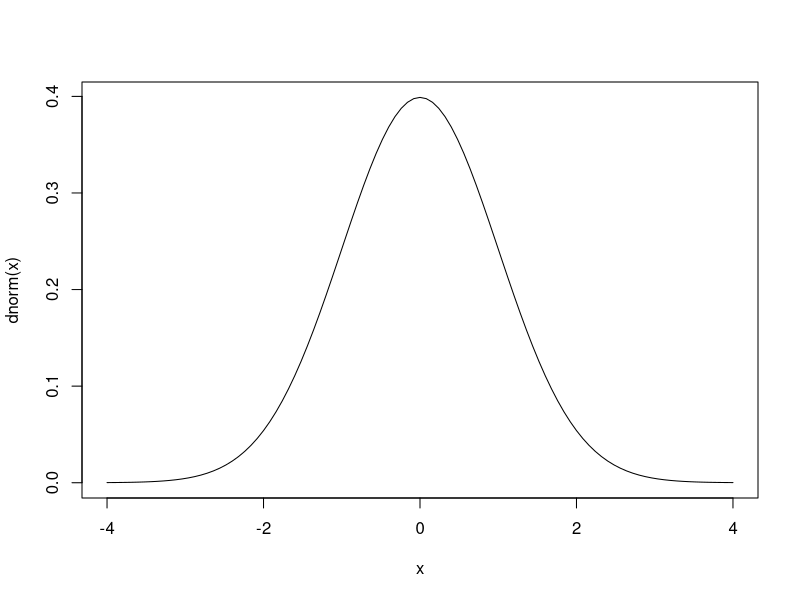
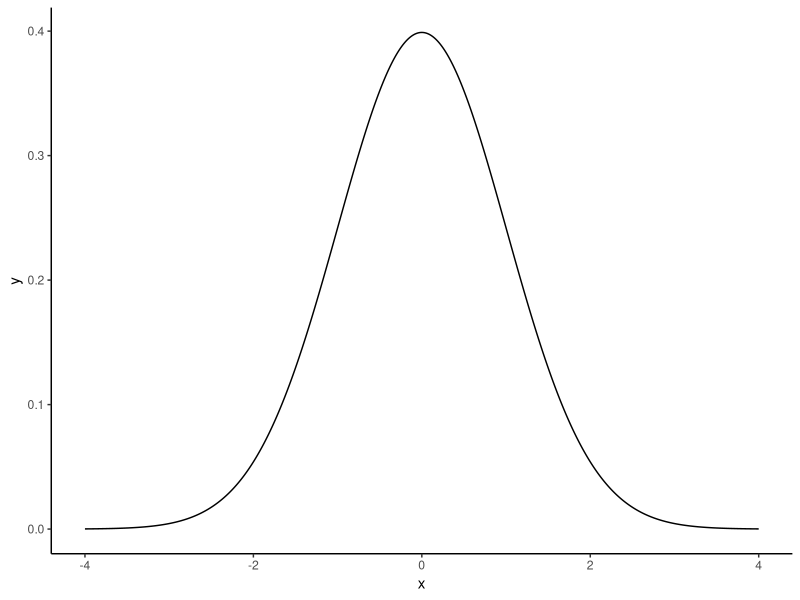
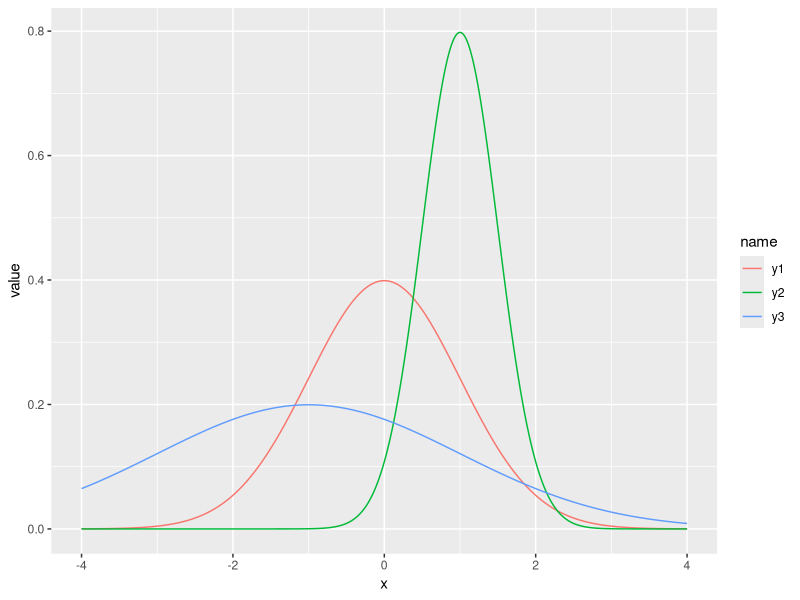
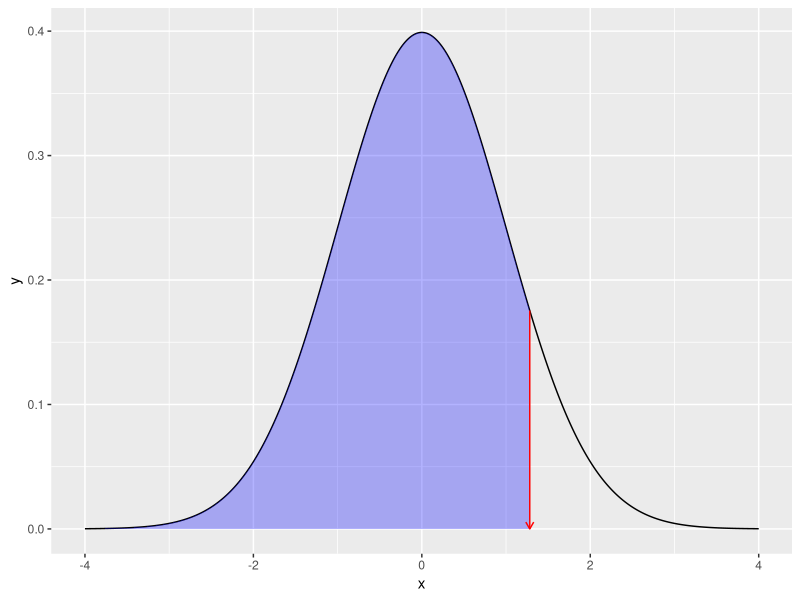
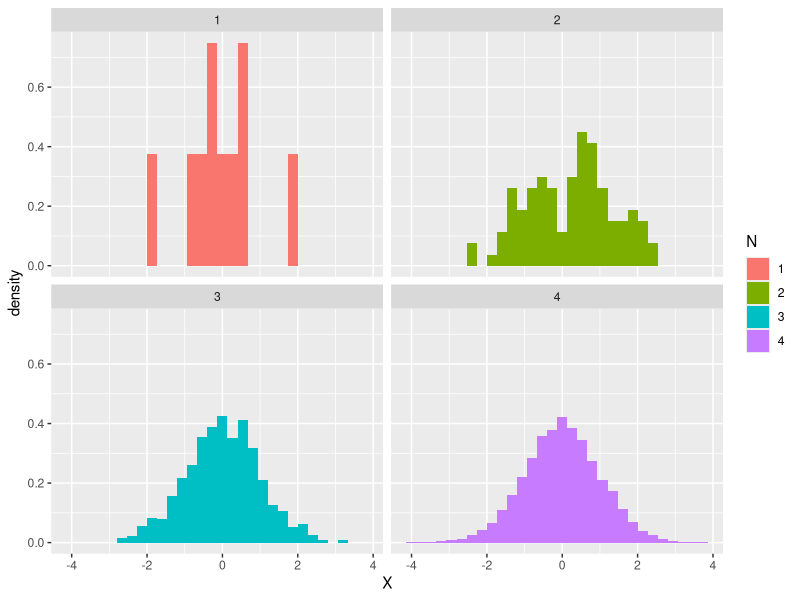
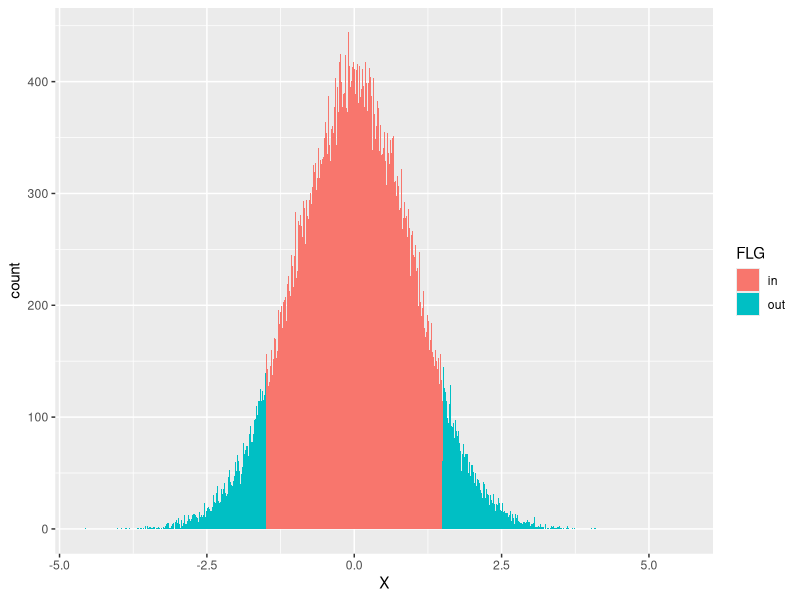
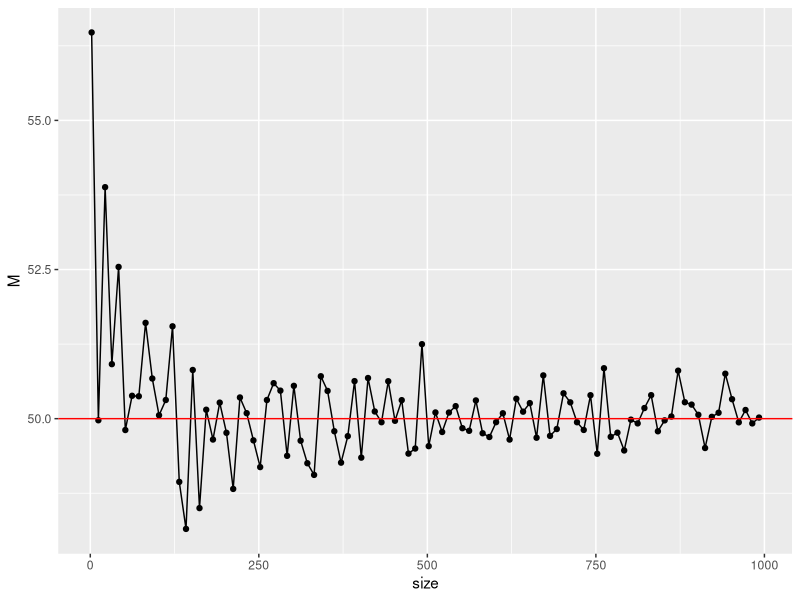

Recreate these plots in R, in order.
## ---- chunk 1
# 標準のプロット関数，curve
curve(dnorm(x), from = -4, to = 4)
## ---- chunk 2
#| dev: "ragg_png"
# ggplot2を使ってカッコよく
library(tidyverse)
data.frame(x = seq(-4, 4, by = 0.01)) %>%
  mutate(y = dnorm(x)) %>%
  ggplot(aes(x = x, y = y)) +
  geom_line() +
  theme_classic()
## ---- chunk 3
#| dev: "ragg_png"
data.frame(x = seq(-4, 4, by = 0.01)) %>%
  mutate(
    y1 = dnorm(x, mean = 0, sd = 1),
    y2 = dnorm(x, mean = 1, sd = 0.5),
    y3 = dnorm(x, mean = -1, sd = 2)
  ) %>%
  pivot_longer(-x) %>%
  ggplot(aes(x = x, y = value, color = name)) +
  geom_line()
## ---- chunk 4
# 累積分布関数
pnorm(1.96, mean = 0, sd = 1)
# 累積分布の逆関数
qnorm(0.975, mean = 0, sd = 1)
## ---- chunk 5
# 描画
prob <- 0.9
## 全体の正規分布カーブ
df1 <- data.frame(x = seq(from = -4, 4, by = 0.01)) %>%
  mutate(y = dnorm(x, mean = 0, sd = 1))
## qnorm(0.975)までのデータ
df2 <- data.frame(x = seq(from = -4, qnorm(prob), by = 0.01)) %>%
  mutate(y = dnorm(x, mean = 0, sd = 1))
## データセットの違いに注意
ggplot() +
  geom_line(data = df1, aes(x = x, y = y)) +
  geom_ribbon(data = df2, aes(x = x, y = y, ymin = 0, ymax = y), fill = "blue", alpha = 0.3) +
  ## 以下装飾
  geom_segment(
    aes(x = qnorm(prob), y = dnorm(qnorm(prob)), xend = qnorm(prob), yend = 0),
    arrow = arrow(length = unit(0.2, "cm")), color = "red"
  )
## ---- chunk 6
rnorm(n = 10, mean = 50, sd = 10)
## ---- chunk 7
rnorm(n = 10, mean = 50, sd = 10)
## ---- chunk 8
# seedを指定
set.seed(12345)
rnorm(n = 3)
# 同じseedを再設定
set.seed(12345)
rnorm(n = 3)
## ---- chunk 9
rN10 <- rnorm(10)
rN100 <- rnorm(100)
rN1000 <- rnorm(1000)
rN10000 <- rnorm(10000)

data.frame(
  N = c(
    rep(1, 10), rep(2, 100),
    rep(3, 1000), rep(4, 10000)
  ),
  X = c(rN10, rN100, rN1000, rN10000)
) %>%
  mutate(N = as.factor(N)) %>%
  ggplot(aes(x = X, fill = N)) +
  # 縦軸を相対頻度に
  geom_histogram(aes(y = ..density..)) +
  facet_wrap(~N)
## ---- chunk 10
pnorm(+1.5, mean = 0, sd = 1) - pnorm(-1.5, mean = 0, sd = 1)
## ---- chunk 11
x <- rnorm(100000, mean = 0, sd = 1)
df <- data.frame(X = x) %>%
  # 該当する範囲かどうかを判定する変数を作る
  mutate(FLG = ifelse(X > -1.5 & X < 1.5, 1, 2)) %>%
  mutate(FLG = factor(FLG, labels = c("in", "out")))
## 計算
df %>%
  group_by(FLG) %>%
  summarise(n = n()) %>%
  mutate(prob = n / 100000)
## ---- chunk 12
## 可視化
df %>%
  ggplot(aes(x = X, fill = FLG)) +
  geom_histogram(binwidth = 0.01)
## ---- chunk 13
pnorm(110, mean = 65, sd = 10) - pnorm(90, mean = 65, sd = 10)
## ---- chunk 14
1 - pnorm(7, mean = 10, sd = 10)
## ---- chunk 15
set.seed(12345)
# 100人分の身長データをつくる。小数点以下2桁を丸めた
Po <- rnorm(100, mean = 150, sd = 10) %>% round(2)
print(Po)
## ---- chunk 16
M <- mean(Po)
V <- mean((Po - M)^2)
# 母平均
print(M)
# 母分散
print(V)
## ---- chunk 17
s1 <- sample(Po, size = 10)
s1
## ---- chunk 18
m1 <- mean(s1)
v1 <- mean((s1 - mean(s1))^2)
# 標本平均
print(m1)
# 標本分散
print(v1)
## ---- chunk 19
s2 <- sample(Po, size = 10)
s2
m2 <- mean(s2)
v2 <- mean((s2 - mean(s2))^2)
# 標本平均その2
print(m2)
## ---- chunk 20
set.seed(12345)
sample_size <- seq(from = 2, to = 1000, by = 10)
# 平均値を格納するオブジェクトを初期化
sample_mean <- rep(0, length(sample_size))
# 反復
for (i in 1:length(sample_size)) {
  sample_mean[i] <- rnorm(sample_size[i], mean = 50, sd = 10) %>%
    mean()
}

# 可視化
data.frame(size = sample_size, M = sample_mean) %>%
  ggplot(aes(x = size, y = M)) +
  geom_point() +
  geom_line() +
  geom_hline(yintercept = 50, color = "red")
## ---- chunk 21
iter <- 5000
vars <- rep(0, iter)
unbiased_vars <- rep(0, iter)

## 乱数の生成と計算
set.seed(12345)
for (i in 1:iter) {
  sample <- rnorm(n = 20, mean = 50, sd = 10)
  vars[i] <- mean((sample - mean(sample))^2)
  unbiased_vars[i] <- var(sample)
}

## 期待値
mean(vars)
mean(unbiased_vars)
## ---- chunk 22
iter <- 10000
n <- 10
mu <- 50
SD <- 10

# 平均値を格納しておくオブジェクト
m <- rep(0, iter)

set.seed(12345)
for (i in 1:iter) {
  # サンプリングし，標本統計量を保存
  sample <- rnorm(n, mean = mu, sd = SD)
  m[i] <- mean(sample)
}

result.df <- data.frame(m = m) %>%
  # 推定が一致するとTRUE,外れるとFALSEになる変数を作る
  mutate(
    point_estimation = ifelse(m == mu, TRUE, FALSE),
    interval_estimation = ifelse(m - 5 <= mu & mu <= m + 5, TRUE, FALSE)
  ) %>%
  summarise(
    n1 = sum(point_estimation),
    n2 = sum(interval_estimation),
    prob1 = mean(point_estimation),
    prob2 = mean(interval_estimation)
  ) %>%
  print()
## ---- chunk 23
# 両端から2.5%ずつ取り除くと
qnorm(0.025)
qnorm(0.975)
## ---- chunk 24
interval <- 1.96 * SD / sqrt(n)
result.df2 <- data.frame(m = m) %>%
  # 推定が一致するとTRUE,外れるとFALSEになる変数を作る
  mutate(
    interval_estimation = ifelse(m - interval <= mu & mu <= m + interval, TRUE, FALSE)
  ) %>%
  summarise(
    prob = mean(interval_estimation)
  ) %>%
  print()
## ---- chunk 25
# シミュレーションの設定
iter <- 10000
n <- 10
mu <- 50
SD <- 10

# 平均値を格納しておくオブジェクト
m <- rep(0, iter)
interval <- rep(0, iter)

set.seed(12345)
for (i in 1:iter) {
  # サンプリングし，標本統計量を保存
  sample <- rnorm(n, mean = mu, sd = SD)
  m[i] <- mean(sample)
  U <- sqrt(var(sample)) # sd(sample)でも同じ
  interval[i] <- qt(p = 0.975, df = n - 1) * U / sqrt(n)
}

result.df <- data.frame(m = m, interval = interval) %>%
  # 推定が一致するとTRUE,外れるとFALSEになる変数を作る
  mutate(
    interval_estimation = ifelse(m - interval <= mu & mu <= m + interval, TRUE, FALSE)
  ) %>%
  summarise(
    prob = mean(interval_estimation)
  ) %>%
  print()
